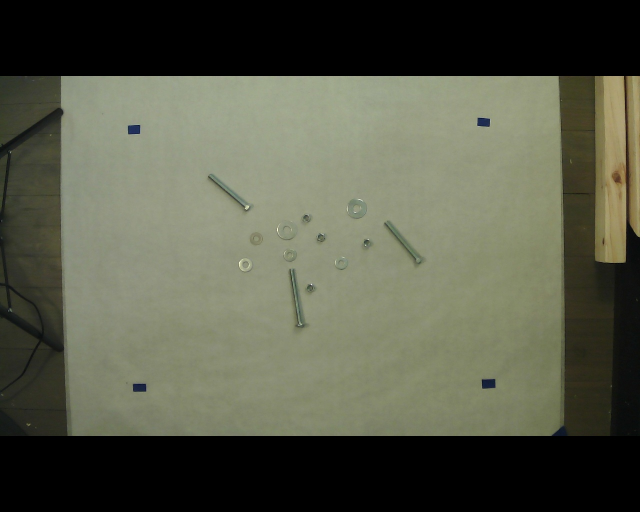
#> input picture capture/cap_1553719975.5986345.jpg, 1280 x 1024 px, found by its file name (shown at 1/2 size)
$ python image_find_crop_corners.py
#> lines starting #> are read from the running program, lines starting #| are printed output that depends on the picture; after the words box and inside, x2 and y2 are one past the last pixel; in counts of white or black regions, pixels touching at a corner belong together
### utility/calibration.py
import cv2
import numpy as np
import json

from math import floor

__all__ = ["Chessboard", "CircleGrid"]

class Calibration(object):
    """Generic calibration class"""
    def __init__(self, objpt=None, calibration={}):
        self.objpt = objpt
        self.calibration = {}
        self.criteria = (cv2.TERM_CRITERIA_EPS + cv2.TERM_CRITERIA_MAX_ITER, 30, 0.001)


    @property
    def camera_matrix(self):
        return self.calibration["camera_matrix"]

    @camera_matrix.setter
    def camera_matrix(self, value):
        self.calibration["camera_matrix"] = value

    @property
    def dist_coeff(self):
        return self.calibration["dist_coeff"]

    @dist_coeff.setter
    def dist_coeff(self, value):
        self.calibration["dist_coeff"] = value


    # [10 lines left out: function save_calibration, not called in this run]

    def load_calibration(self, fp):
#> called with fp = 'circle_calibration.json'
        with open(fp, mode='r') as f:
#> (reads circle_calibration.json from the repository)
#> further down, img is the input picture: shape (1024, 1280, 3); mean B, G, R 72.4, 89.1, 86.7
            self.calibration = json.load(f)
            self.calibration["camera_matrix"] = np.array(self.calibration["camera_matrix"])
            self.calibration["dist_coeff"] = np.array(self.calibration["dist_coeff"])
        f.close()

    def undistort(self, img, crop=True, reverse=False):
#> called with crop = True, reverse = False
        h, w = img.shape[:2]
#> h = 1024; w = 1280
        new_camera_matrix, roi = cv2.getOptimalNewCameraMatrix(
            self.camera_matrix, self.dist_coeff, (w,h), 1, (w,h))
#> roi = (14, 12, 1254, 1002)

        dst = cv2.undistort(
            img, self.camera_matrix, self.dist_coeff, None, new_camera_matrix)
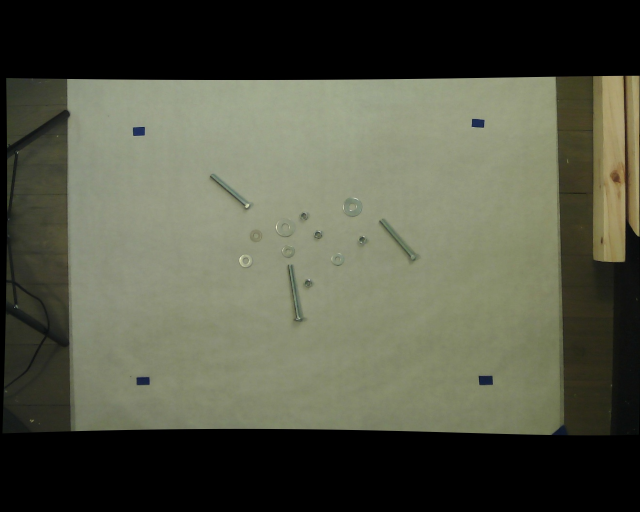
#> dst: shape (1024, 1280, 3) (shown at 1/2 size); mean B, G, R 69.7, 85.9, 83.6

        x,y,w,h = roi
#> x = 14; y = 12; w = 1254; h = 1002
        if crop:
            dst = dst[y:y+h, x:x+w]
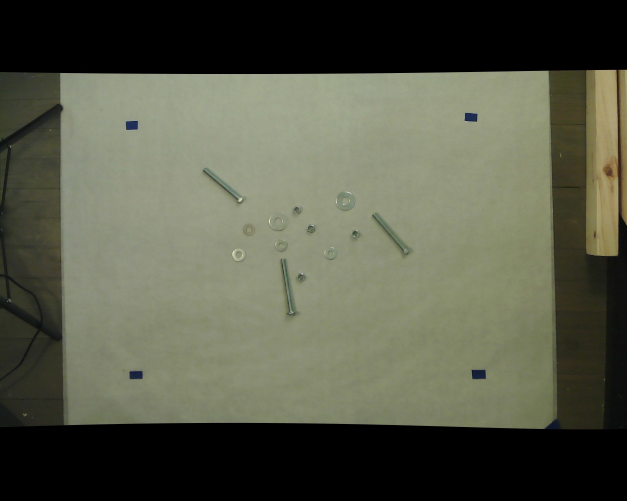
#> dst: shape (1002, 1254, 3) (shown at 1/2 size); mean B, G, R 72.3, 89.1, 86.7
        return dst

class Chessboard(Calibration):
    """Chessboard camera calibration module"""
    # [49 lines left out: functions __init__, __gen_grid_pts, calibrate, not called in this run]


class CircleGrid(Calibration):
    """
    Camera calibration module using circle grid
    https://nerian.com/support/resources/patterns/pattern-letter.pdf
    """

    def __init__(self, x=4, y=11, spacing=20, diameter=15, assymetric=True):
        self.x = x # rows in grid
        self.y = y # columns in grid
        self.spacing = spacing # spacing between
        self.diameter = diameter
        self.assymetric = True
        self.blob_detector = self.__setup_blob_detector()

        super(CircleGrid, self).__init__(self.__gen_obj_pts())


    def __gen_obj_pts(self):
        count = int(self.x * self.y)
        pts = np.zeros((count, 3), np.float32)
        for i in range(count):
            if self.assymetric:
                x = floor(i / self.x) / 2
                y = i % self.x
                if floor(i / self.x) % 2 == 1:
                    y += 0.5
            else:
                x = floor(i / self.x)
                y = i % self.x
            x *= self.spacing
            y *= self.spacing
            pts[i] = (x, y, 0)
        return pts

    def __setup_blob_detector(self):
        blob_params = cv2.SimpleBlobDetector_Params()
        blob_params.minThreshold = 8
        blob_params.maxThreshold = 255
        blob_params.filterByArea = True
        blob_params.minArea = 25
        blob_params.maxArea = 2500
        blob_params.filterByCircularity = True
        blob_params.minCircularity = 0.1
        blob_params.filterByConvexity = True
        blob_params.minConvexity = 0.87
        blob_params.filterByInertia = True
        blob_params.minInertiaRatio = 0.01
        return cv2.SimpleBlobDetector_create(blob_params)

    # [53 lines left out: function calibrate, not called in this run]

### utility/shape.py
import cv2
import numpy as np
from math import fabs

from .geo_util import point_distance

class Shape(object):
    def __init__(self, contour):
        self.contour = contour

    @property
    def approx(self):
        perimeter = cv2.arcLength(self.contour, True)
        return cv2.approxPolyDP(self.contour, 0.04 * perimeter, True)

    @property
    def sides(self):
        return len(self.approx)

    # [15 lines left out: function shape, not called in this run]

    def as_tuples(self, pts):
        stack = np.vstack(self.contour).squeeze().tolist()
        return[(x,y) for x,y in stack]

    def closest_corner(self, pt):
        sort_point = sorted(
            self.as_tuples(self.approx),
            key=lambda x: point_distance(pt, x))
        return sort_point[0]

### utility/transform.py
import cv2
import numpy as np

def ordered_points(points):
    rect = np.zeros((4,2), dtype=np.float32)
    s = np.sum(points, axis=1)
    rect[0] = points[np.argmin(s)]
    rect[2] = points[np.argmax(s)]
    diff = np.diff(points, axis=1)
    rect[1] = points[np.argmin(diff)]
    rect[3] = points[np.argmax(diff)]
    return rect

def corner_transform(image, points, dim):
    rect = ordered_points(points)
    w,h = dim

    dst = np.array([
        [0,0],
        [w-1,0],
        [w-1, h-1],
        [0, h-1]
    ], dtype=np.float32)

    M = cv2.getPerspectiveTransform(rect, dst)
    return cv2.warpPerspective(image, M, (w,h))

### utility/geo_util.py
from math import sqrt
from math import fabs

__all__ = [
    'interpolate',
    'vector_length',
    'vector_add',
    'vector_sub',
    'vector_dot',
    'vector_scale',
    'point_distance',
    'interpolate_point',
    'average_point',
    'closest_point_on_line',
    'intersect_line_line',
]

def interpolate(a, b, t):
    return float(a + (fabs(b-a) * t))

def vector_length(vector):
    return sqrt(sum(n**2 for n in vector))

def vector_add(vector_a, vector_b):
    return tuple(a+b for a,b in zip(vector_a, vector_b))

def vector_sub(point_a, point_b):
    """Generate Vector from point A to point B"""
    return tuple([b-a for a,b in zip(point_a, point_b)])

def vector_dot(vector_a, vector_b):
    return sum(a*b for a,b in zip(vector_a, vector_b))

def vector_scale(vector, factor):
    return tuple(v * factor for v in vector)

def point_distance(point_a, point_b):
    return vector_length(vector_sub(point_a, point_b))

def interpolate_point(point_a, point_b, t):
    """Interpolate point at parameter 't' between two input points"""
    return tuple(a + (float(t) * (b-a)) for a,b in zip(point_a, point_b))

# [60 lines left out: functions average_point, closest_point_on_line, intersect_line_line, not called in this run]

### image_find_crop_corners.py
import cv2
import numpy as np
import os
import time

from utility.calibration import CircleGrid

from utility.shape import Shape

from utility.transform import corner_transform
from utility.transform import ordered_points

# img_path = r"capture\cap_1553718048.02017.jpg"
# img_path = r"capture\cap_1553719238.4823034.jpg"
# img_path = r"capture\cap_1553717996.9982228.jpg"
img_path = r"capture\cap_1553719975.5986345.jpg"


crop_w = 1220
crop_h = 915

cb = CircleGrid()
cb.load_calibration("circle_calibration.json")

img = cv2.imread(img_path)
img = cb.undistort(img, crop=True)
h,w = img.shape[:2]
#> h = 1002; w = 1254
img = img[0:h ,100:w-200]
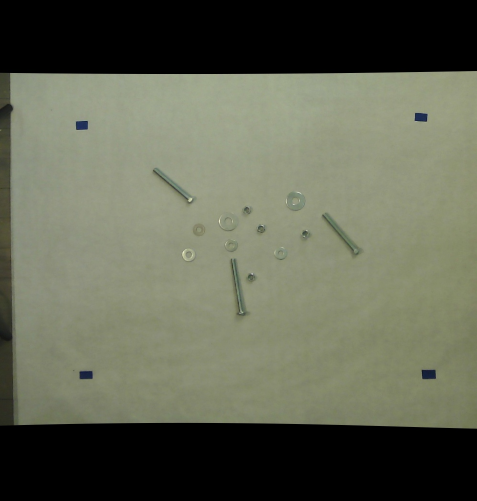
#> img: shape (1002, 954, 3) (shown at 1/2 size); mean B, G, R 83.3, 100.8, 97.5
h,w = img.shape[:2]
#> w = 954

# COLOR MASK DOMAIN
color_min = np.array([100, 50, 0])
color_max = np.array([120, 200, 255])

#BLUR IMAGE WITH EDGE RETENTION
denoise = cv2.bilateralFilter(img, 9, 21, 21)

#CONVERT COLOR TO HSV
img_hsv = cv2.cvtColor(denoise, cv2.COLOR_BGR2HSV)
#> img_hsv: shape (1002, 954, 3); mean H, S, V 25.5, 32.4, 100.9

#CREATE COLOR MASK
blue_mask = cv2.inRange(img_hsv, color_min, color_max)
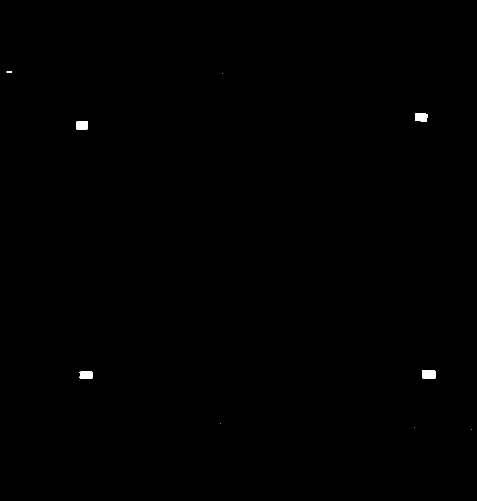
#> blue_mask: shape (1002, 954) (shown at 1/2 size); 0.17% white; 9 white regions (4 under 20 px), largest, box (x1, y1, x2, y2) and area: (844, 740, 872, 758) 466, (152, 242, 176, 260) 391, (830, 226, 855, 243) 390, (159, 743, 185, 758) 368, (13, 143, 24, 145) 22
# blue_mask = np.uint8(blue_mask.astype('bool'))

#MORPHOLOGY TO ELIMINATE HOLES
blue_mask = cv2.dilate(blue_mask, None, iterations=4)
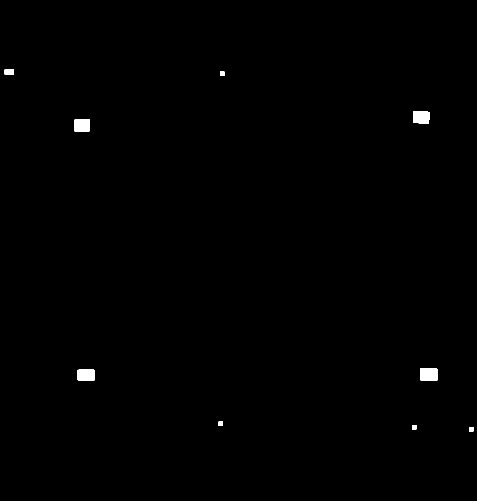
#> blue_mask: shape (1002, 954) (shown at 1/2 size); 0.39% white; 9 white regions, largest, box (x1, y1, x2, y2) and area: (840, 736, 876, 762) 898, (826, 222, 859, 247) 791, (148, 238, 180, 264) 791
blue_mask = cv2.erode(blue_mask, None, iterations=4)
#> blue_mask: shape (1002, 954); 0.17% white; 9 white regions (4 under 20 px)

#CONTOUR MASK
contours, hierarchy = cv2.findContours(blue_mask, cv2.RETR_LIST, cv2.CHAIN_APPROX_SIMPLE)
#> contours = 9 contours, 5 with area under 20; largest, box (x1, y1, x2, y2) and area: (844, 740, 872, 758) 424, (152, 242, 176, 260) 354, (830, 226, 855, 243) 352, (159, 743, 185, 758) 338
#CONVERT TO SHAPE OBJECTS & FILTER BY SIZE
shapes = [Shape(cnt) for cnt in contours if cv2.contourArea(cnt) > 200]
#> shapes = 4 items
#FILTER SHAPES BY SIDES
shapes = [shape for shape in shapes if shape.sides == 4]
#GET INNER CORNERS (CLOSEST TO CENTER)
inner_corners = [shp.closest_corner((w//2,h//2)) for shp in shapes]
#> inner_corners = [(184, 744), (844, 740), (174, 258), (830, 241)]
# inner_corners_ord = ordered_points(inner_corners)

img_anno = img.copy()
for shape, corner in zip(shapes, inner_corners):
    cv2.drawContours(img_anno, shape.approx, -1, (0,0,255), 2)
    cv2.circle(img_anno, corner, 5, (0,255,0), -1)
#> this loop made 4 passes
#> corner on passes 1 to 4: (184, 744), (844, 740), (174, 258), (830, 241)
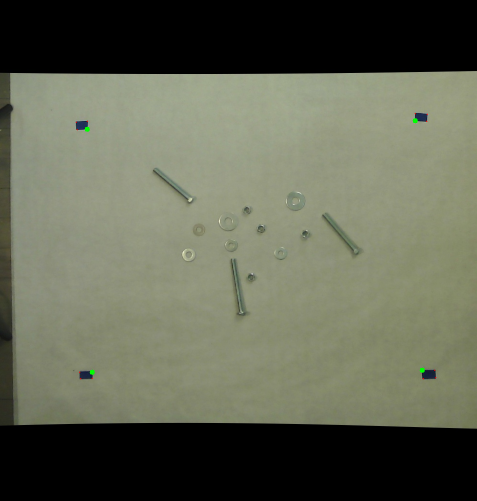
#> img_anno: shape (1002, 954, 3) (shown at 1/2 size); 0.04% of pixels changed, all inside (x1, y1, x2, y2) = (151, 226, 873, 759)

# for corner in inner_corners_ord:
#     print(corner)
#     cv2.circle(img_anno, tuple(corner), 5, (255,0,0), 2)

cropped = corner_transform(img, inner_corners, (crop_w, crop_h))
#> in ordered_points, `s = np.sum(points, axis=1)`: s = [928, 1584, 432, 1071]
#> in ordered_points, `diff = np.diff(points, axis=1)`: diff = [560, -104, 84, -589]
#> in corner_transform, `rect = ordered_points(points)`: rect = [[174, 258], [830, 241], [844, 740], [184, 744]]
#> in corner_transform, `M = cv2.getPerspectiveTransform(rect, dst)`: M = [[1.93, -0.0396, -324.9], [0.0495, 1.91, -501.1], [4.15e-05, 1.07e-05, 1]]
#> in corner_transform, `return cv2.warpPerspective(image, M, (w,h))`:
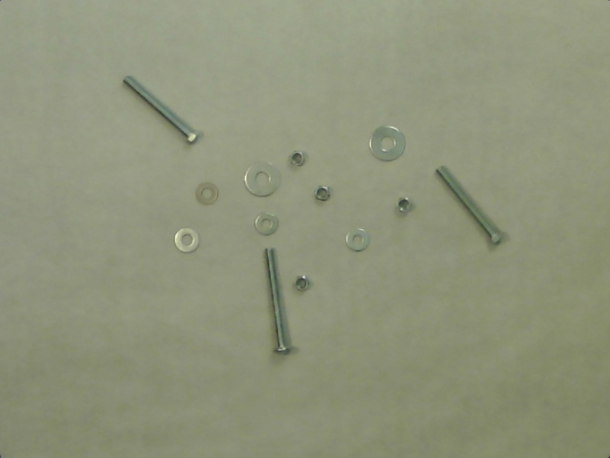
#> returned value: shape (915, 1220, 3) (shown at 1/2 size); mean of channels 0, 1, 2 122.3, 147.5, 143; drawn as B, G, R

# blue_mask = cv2.cvtColor(blue_mask, cv2.COLOR_GRAY2BGR)
# out_img = np.vstack([img, blue_mask])
# out_img = cv2.resize(out_img, None, fx=0.5, fy=0.5)
cv2.imshow('img', img_anno)
cv2.imshow('crop', cropped)
# cv2.imshow('mask', blue_mask)

c = cv2.waitKey(0)
#> (key Esc is pressed here)
if chr(c % 256) == 'x':
    outdir = "capture"
    t = time.time()
    outfile = "cap-{}.jpg".format(t)
    outfile_crop = "cap-{}.crop.jpg".format(t)
    cv2.imwrite(os.path.join(outdir, outfile), img_anno)
    cv2.imwrite(os.path.join(outdir, outfile_crop), cropped)
cv2.destroyAllWindows()
